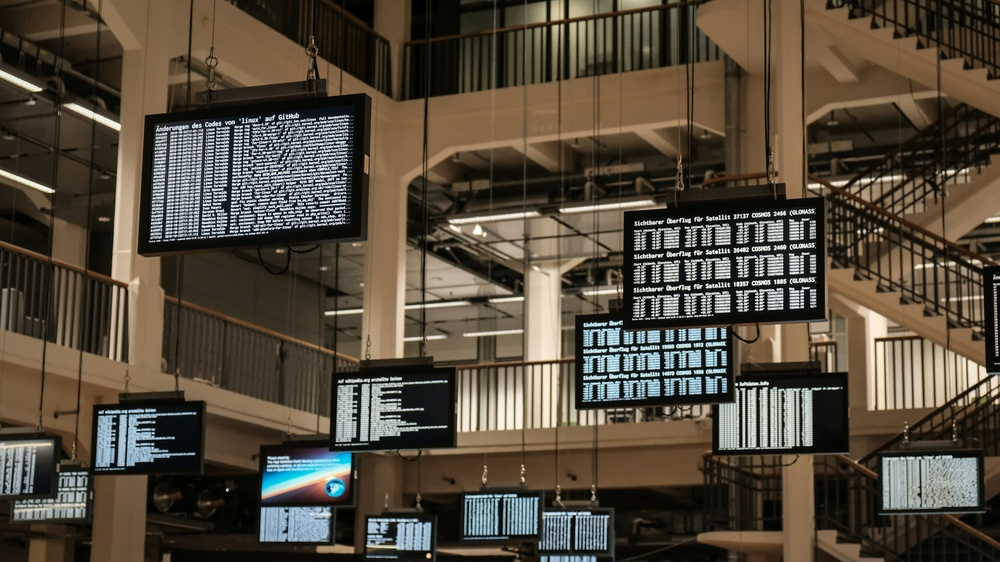
#> input picture images/ai-bubble-tracker-source.jpg, 1000 x 562 px, shrunk from 2400 x 1350 before the run
$ python dither_image.py ../images/ai-bubble-tracker-source.jpg
#> lines starting #> are read from the running program, lines starting #| are printed output that depends on the picture; after the words box and inside, x2 and y2 are one past the last pixel; in counts of white or black regions, pixels touching at a corner belong together
#!/usr/bin/env python3
"""Convert any image into the ADI Pod stylized dither effect.

Replicates the site's DitherBackground.astro shader logic:
  - 8×8 Bayer ordered dithering
  - 45° rotation of the dither grid
  - Configurable cell size (default 2px)
  - Optional neon color mode (dark purple/teal gradient from the site)

Usage:
    python scripts/dither_image.py input.jpg                  # → B&W dither
    python scripts/dither_image.py input.jpg --neon            # → dark neon colors
    python scripts/dither_image.py input.jpg --size 4          # larger cells
    python scripts/dither_image.py input.jpg --gamma 2.0       # adjust gamma
    python scripts/dither_image.py input.jpg -o out.png        # explicit output
"""
import argparse
import math
import sys
from pathlib import Path

import numpy as np
from PIL import Image


# 8×8 Bayer matrix — identical to the GLSL shader
BAYER_8x8 = np.array([
    [ 0, 32,  8, 40,  2, 34, 10, 42],
    [48, 16, 56, 24, 50, 18, 58, 26],
    [12, 44,  4, 36, 14, 46,  6, 38],
    [60, 28, 52, 20, 62, 30, 54, 22],
    [ 3, 35, 11, 43,  1, 33,  9, 41],
    [51, 19, 59, 27, 49, 17, 57, 25],
    [15, 47,  7, 39, 13, 45,  5, 37],
    [63, 31, 55, 23, 61, 29, 53, 21],
], dtype=np.float64) / 64.0

# Neon palette from DitherBackground.astro (dark theme), boosted for standalone use.
# Original shader values are ~15% max brightness (subtle background); we scale up
# the lit colors so the dither pattern is clearly visible in a standalone image.
NEON_DARK = np.array([0.059, 0.059, 0.067])   # #0f0f11
NEON_C1   = np.array([0.55,  0.12,  0.45])    # magenta-purple (boosted)
NEON_C2   = np.array([0.08,  0.45,  0.55])    # teal (boosted)
NEON_C3   = np.array([0.38,  0.08,  0.55])    # deep purple (boosted)


def _neon_color(uv_x: np.ndarray, uv_y: np.ndarray) -> np.ndarray:
    """Compute the neon hue gradient, matching the shader (time=0)."""
    h = np.mod(uv_x * 0.7 + uv_y * 0.3, 1.0)

    # Three-segment linear gradient: c1→c2→c3→c1
    nc = np.zeros((*h.shape, 3), dtype=np.float64)
    m1 = h < 0.33
    m2 = (~m1) & (h < 0.66)
    m3 = ~(m1 | m2)

    t1 = (h * 3.0)[..., None]
    t2 = ((h - 0.33) * 3.0)[..., None]
    t3 = ((h - 0.66) * 3.0)[..., None]

    nc[m1] = NEON_C1 * (1 - t1[m1]) + NEON_C2 * t1[m1]
    nc[m2] = NEON_C2 * (1 - t2[m2]) + NEON_C3 * t2[m2]
    nc[m3] = NEON_C3 * (1 - t3[m3]) + NEON_C1 * t3[m3]
    return nc


def dither_image(
    input_path: str,
    output_path: str | None = None,
    cell_size: int = 2,
    gamma: float = 1.0,
    neon: bool = False,
) -> str:
#> called with input_path = '../images/ai-bubble-tracker-source.jpg', cell_size = 2, gamma = 1, neon = False
    img = Image.open(input_path).convert("RGB")
#> img is the input picture: PIL image 1000x562 RGB; mean R, G, B 84.6, 75.1, 60.8
    src = np.asarray(img, dtype=np.float64) / 255.0
    h, w = src.shape[:2]
#> h = 562; w = 1000

    # Luma (BT.601, matches the shader)
    luma = src[:, :, 0] * 0.299 + src[:, :, 1] * 0.587 + src[:, :, 2] * 0.114
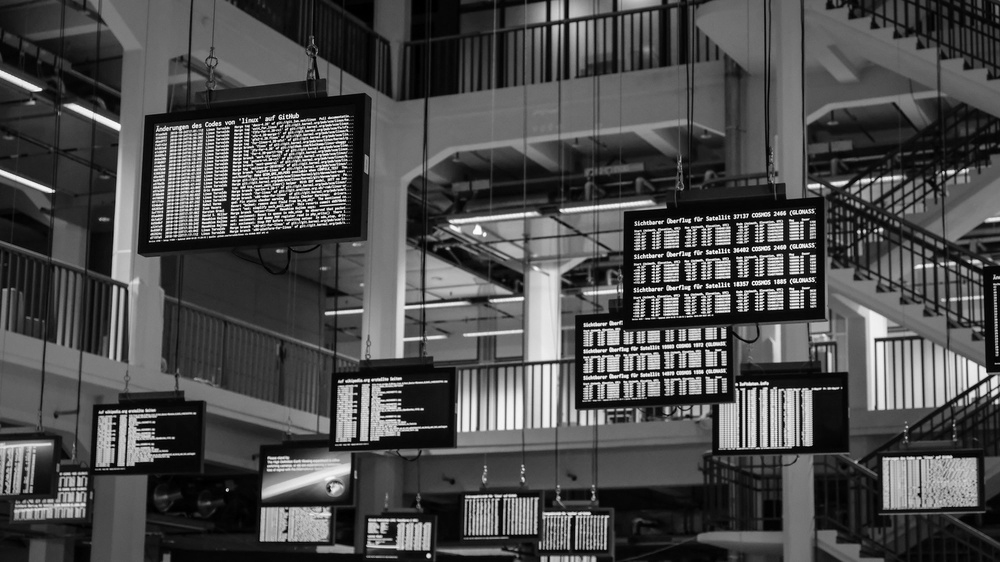
#> luma: shape (562, 1000) float64; min 0, max 0.999, mean 0.299
    luma = np.power(luma, gamma)

    # Sample image at cell centres (floor(px/cell)*cell + cell/2)
    ys = np.arange(h)
#> ys = 562 values from 0 to 561
    xs = np.arange(w)
#> xs = 1000 values from 0 to 999
    cx = (np.floor(xs / cell_size) * cell_size + cell_size * 0.5).astype(int).clip(0, w - 1)
#> cx = 1000 values from 1 to 999
    cy = (np.floor(ys / cell_size) * cell_size + cell_size * 0.5).astype(int).clip(0, h - 1)
#> cy = 562 values from 1 to 561
    cell_luma = luma[np.ix_(cy, cx)]
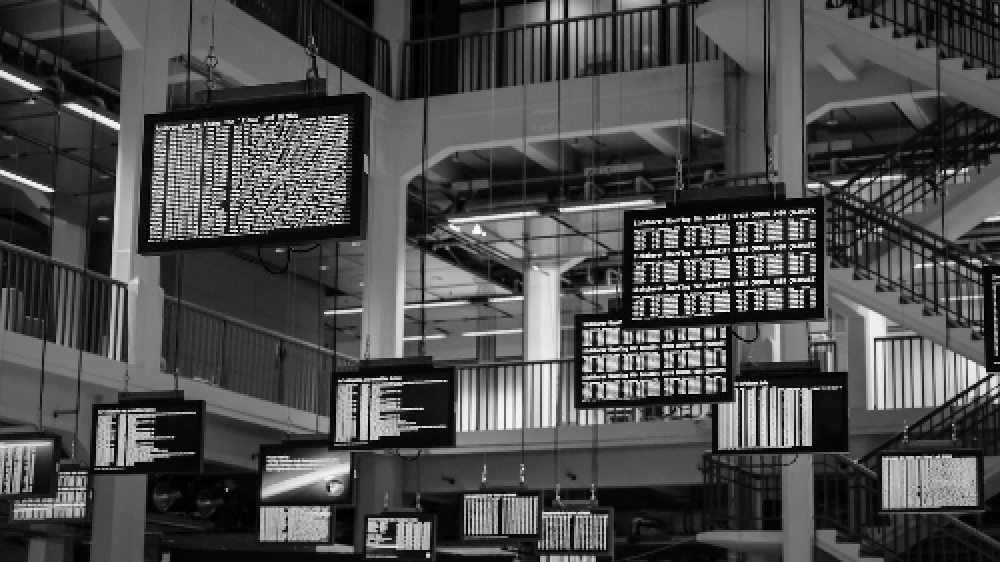
#> cell_luma: shape (562, 1000) float64; min 0, max 0.999, mean 0.299

    # Pixel coordinate grids
    yy, xx = np.meshgrid(ys, xs, indexing="ij")

    # Rotate 45° (matching the shader's a45=0.7854)
    cos45 = math.cos(math.pi / 4)
    sin45 = math.sin(math.pi / 4)
    rpx_x = cos45 * xx - sin45 * yy
    rpx_y = sin45 * xx + cos45 * yy

    # Bayer threshold lookup at floor(rotated_px / cell)
    bx = np.floor(rpx_x / cell_size).astype(int) % 8
    by = np.floor(rpx_y / cell_size).astype(int) % 8
    threshold = BAYER_8x8[by, bx]

    # Threshold: lit where luma > bayer value
    lit = cell_luma > threshold
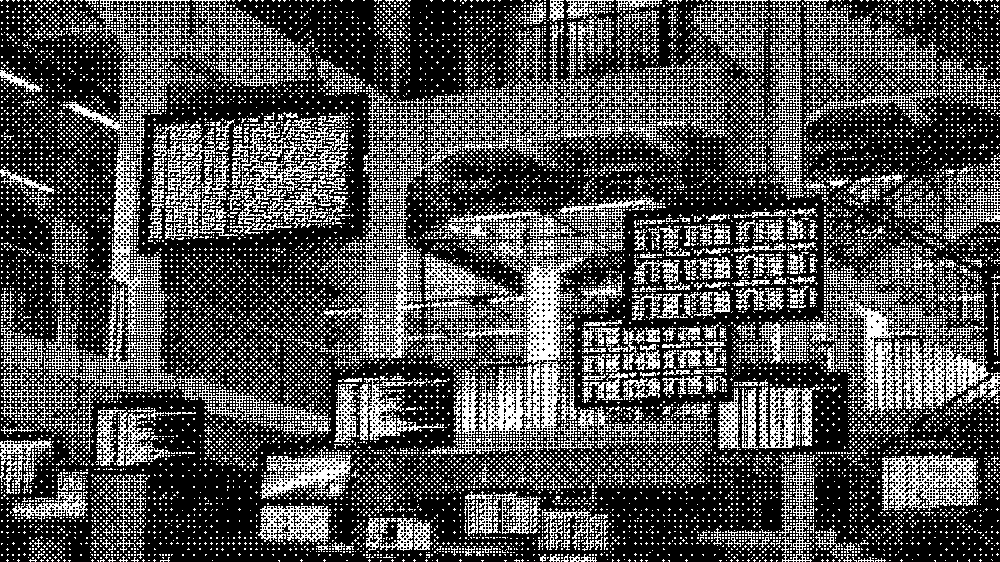
#> lit: shape (562, 1000) bool; 30.8% white in thin lines or dots

    if neon:
        # UV coordinates normalized [0,1]
        uv_x = xx.astype(np.float64) / w
        uv_y = yy.astype(np.float64) / h
        nc = _neon_color(uv_x, uv_y)

        # mix(dark, neon_color, lit)
        result = np.zeros((h, w, 3), dtype=np.float64)
        lit3 = lit[..., None]
        result = NEON_DARK * (1 - lit3) + nc * lit3
        out = Image.fromarray((result * 255).clip(0, 255).astype(np.uint8))
    else:
        out = Image.fromarray((lit.astype(np.uint8) * 255)).convert("L")
#> out: PIL image 1000x562 L; 30.8% white in thin lines or dots

    if output_path is None:
        p = Path(input_path)
        suffix = "_dithered_neon" if neon else "_dithered"
        output_path = str(p.with_stem(p.stem + suffix).with_suffix(".png"))

    out.save(output_path)
    return output_path


def main():
    parser = argparse.ArgumentParser(description="Stylized Bayer dither (ADI Pod style)")
    parser.add_argument("input", help="Input image path")
    parser.add_argument("-o", "--output", help="Output image path (default: <input>_dithered.png)")
    parser.add_argument("--size", type=int, default=2, help="Dither cell size in pixels (default: 2)")
    parser.add_argument("--gamma", type=float, default=1.0, help="Gamma correction (default: 1.0)")
    parser.add_argument("--neon", action="store_true", help="Apply dark neon purple/teal color scheme")
    args = parser.parse_args()

    if not Path(args.input).exists():
        print(f"Error: {args.input} not found", file=sys.stderr)
        sys.exit(1)

    out = dither_image(args.input, args.output, cell_size=args.size, gamma=args.gamma, neon=args.neon)
    print(f"Saved: {out}")


if __name__ == "__main__":
    main()

$ run again, on images/ai-security-developers-source.jpg
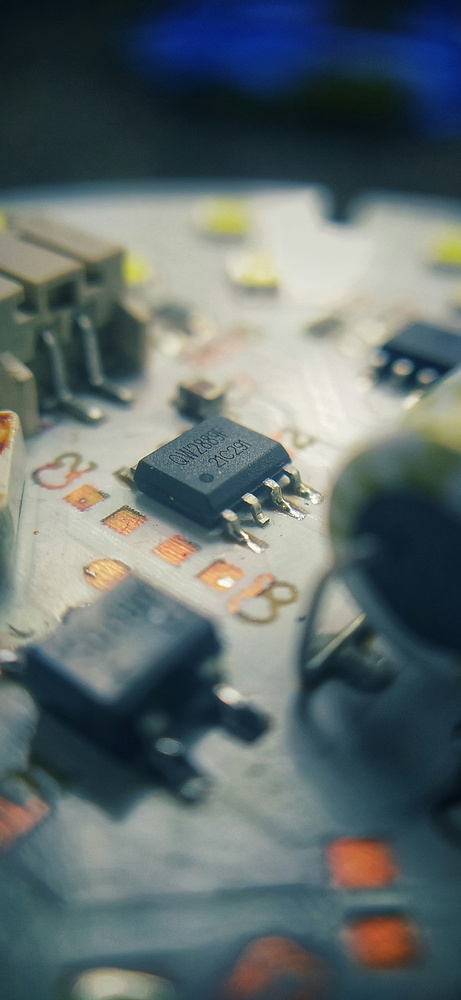
#> input picture images/ai-security-developers-source.jpg, 461 x 1000 px, shrunk from 2400 x 5206 before the run
#> in dither_image, img is the input picture: PIL image 461x1000 RGB; mean R, G, B 95.7, 107.8, 108.6
#> in dither_image, `luma = src[:, :, 0] * 0.299 + src[:, :, 1] * 0.587 + src[:, :, 2] * 0...`:
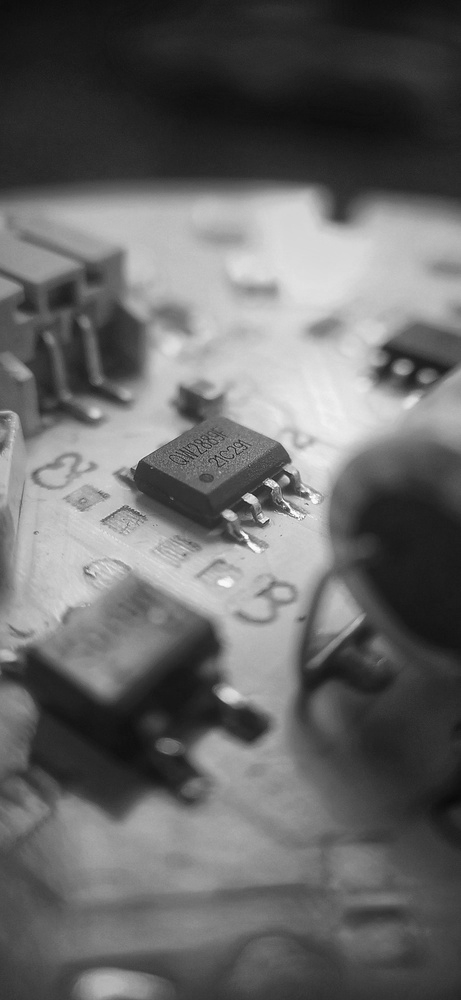
#> luma: shape (1000, 461) float64; min 0.0394, max 0.999, mean 0.409
#> in dither_image, `lit = cell_luma > threshold`:
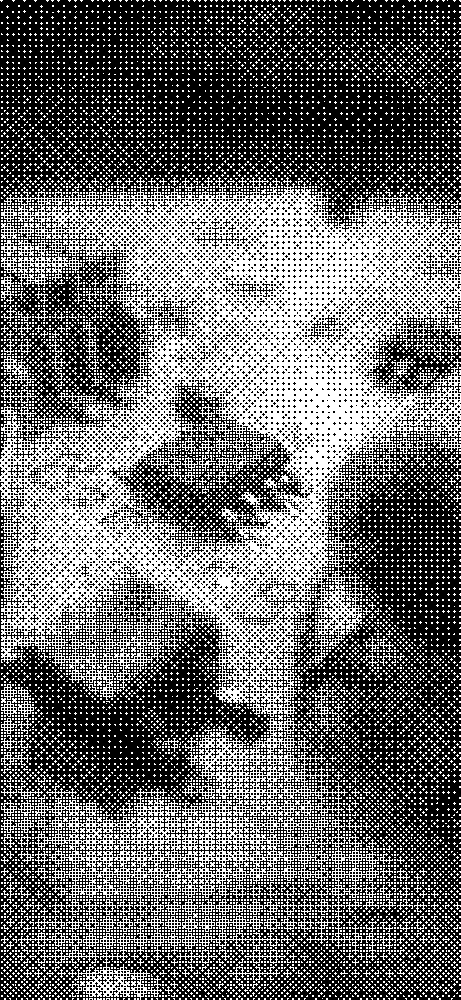
#> lit: shape (1000, 461) bool; 41.7% white in thin lines or dots
#> out: PIL image 461x1000 L; 41.7% white in thin lines or dots

$ run again, on images/claude-code-guide-source.jpg
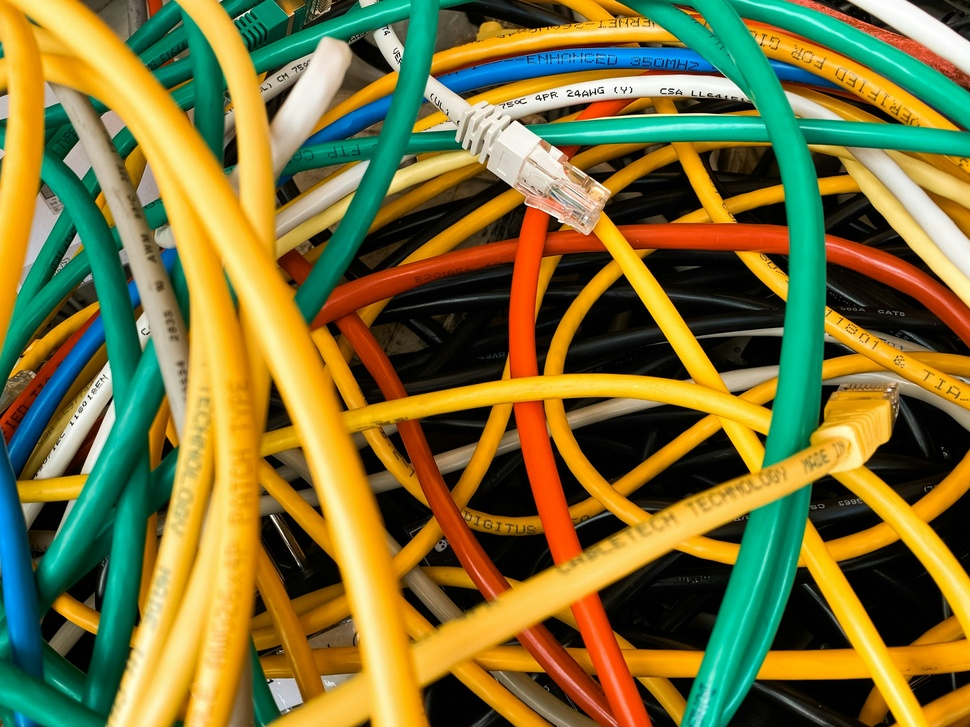
#> input picture images/claude-code-guide-source.jpg, 970 x 727 px, shrunk from 2400 x 1800 before the run
#> in dither_image, img is the input picture: PIL image 970x727 RGB; mean R, G, B 123.2, 115.7, 56
#> in dither_image, `luma = src[:, :, 0] * 0.299 + src[:, :, 1] * 0.587 + src[:, :, 2] * 0...`:
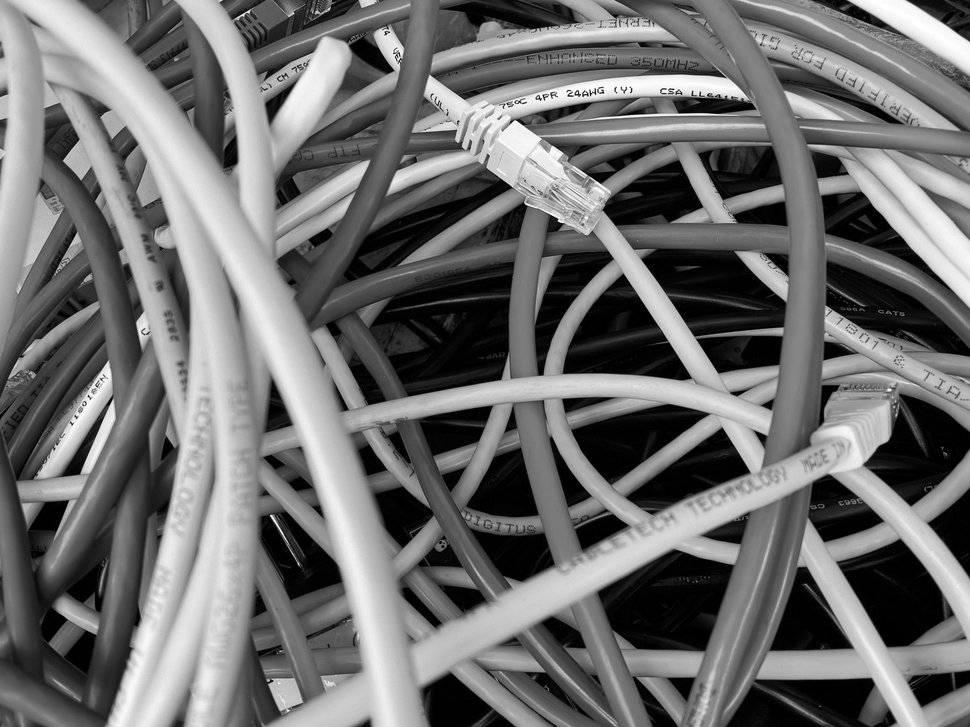
#> luma: shape (727, 970) float64; min 0, max 1, mean 0.436
#> in dither_image, `lit = cell_luma > threshold`:
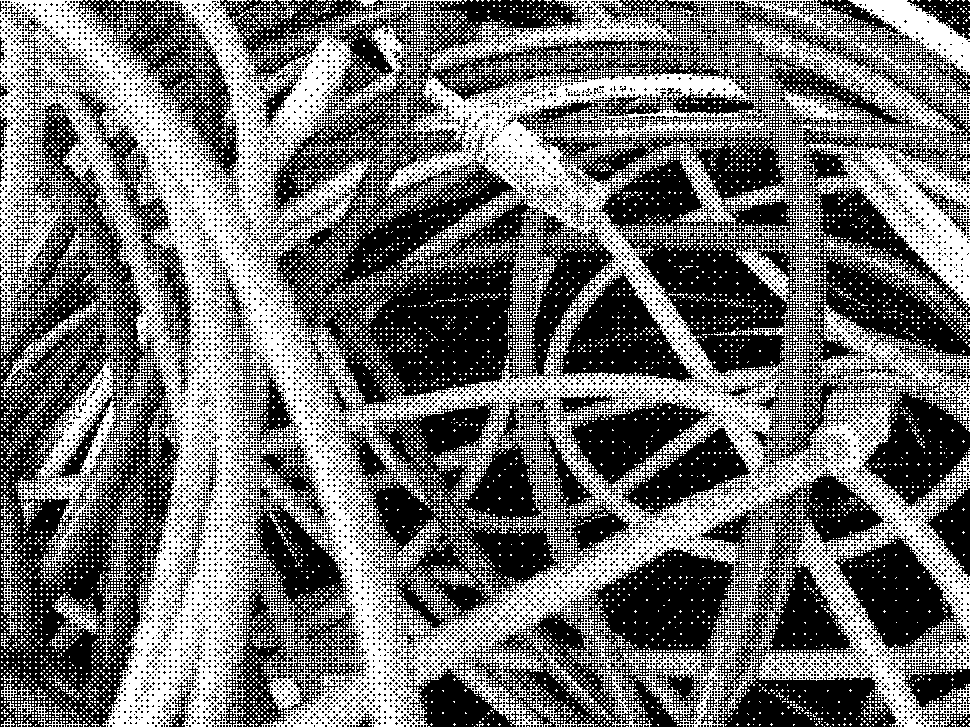
#> lit: shape (727, 970) bool; 44.5% white; 14936 white regions (14430 under 20 px), largest, box (x1, y1, x2, y2) and area: (0, 0, 970, 727) 186164, (724, 25, 970, 307) 16362, (842, 0, 970, 117) 5094
